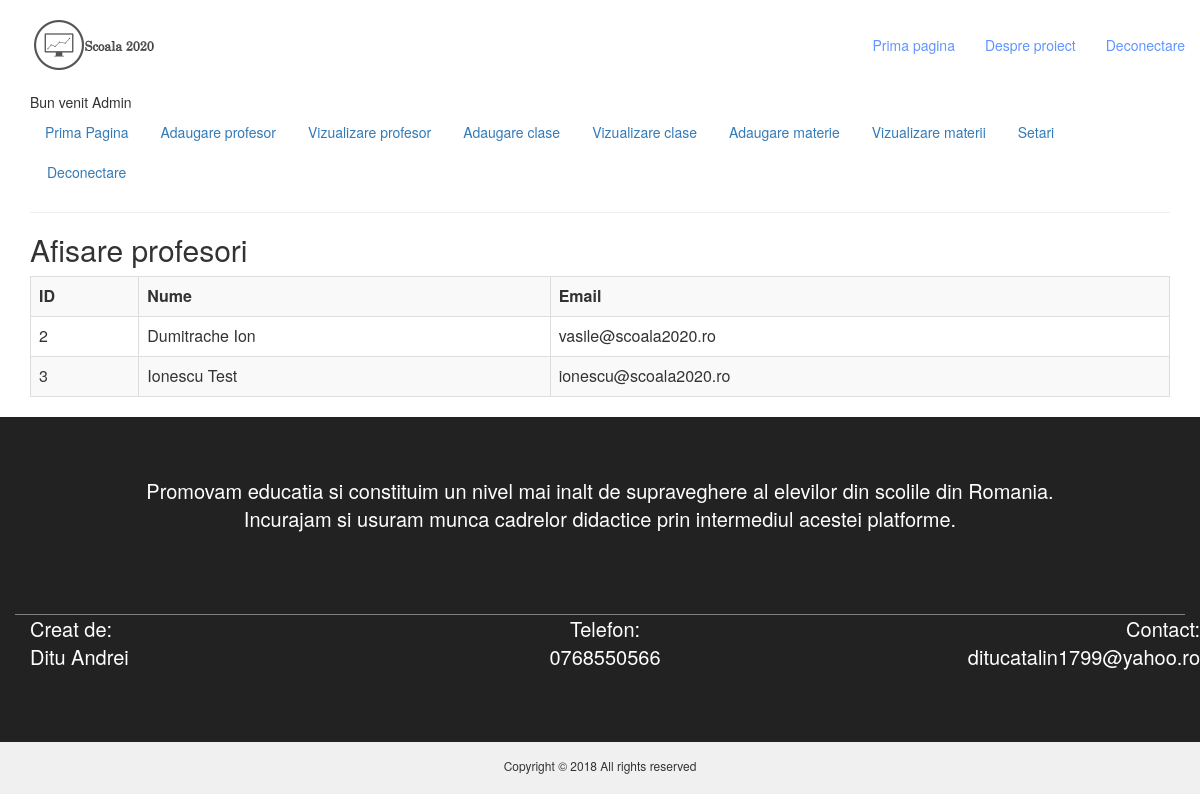
/admin_profesori_vizualizare.php (signed in), run on the app's committed database.
### tables this page shows
CREATE TABLE `utilizatori` (
  `id_utilizator` int(11) NOT NULL,
  `nume` text NOT NULL,
  `email` text NOT NULL,
  `parola` text NOT NULL,
  `tip_utilizator` int(11) NOT NULL COMMENT '1 - parinte, 2 - profesor, 3 - admin',
  `id_elev` int(11) NOT NULL DEFAULT '0'
);

### configurare.php (called while the page is built, shortened)
<?php
$caleInterna = realpath(dirname(__FILE__)).DIRECTORY_SEPARATOR;
$caleExterna = 'http://localhost/scoala2020/';
require $caleInterna.'inc/engine.class.php';
$engine = new engine($caleInterna, $caleExterna);
?>

### admin_profesori_vizualizare.php (the view, shortened to what this page needs)
<?php
require 'configurare.php';
$engine->VerificareAdmin();
$engine->InitializarePagina('Vizualizare profesori | Platforma Scoala 2020');
$engine->AfisareMeniu();
$engine->InitializareConexiuneDB();
$engine->AfisareMeniuAdministrator();
echo '<h2> Afisare profesori </h2>';
$rezultat = $engine->db->query("select id_utilizator, email, nume, tip_utilizator from utilizatori where tip_utilizator=2 order by id_utilizator ASC");
if($rezultat->rowCount()>=1)
{
    echo '<table class="table table-bordered table-striped table-hover">
            <tr>
                <th> ID </th>
                <th> Nume </th>
                <th> Email </th>
            </tr>';
    while( $row = $rezultat->fetch(PDO::FETCH_ASSOC) )
    {
        echo '<tr>
        <td> '.$row['id_utilizator'].' </td>
        <td> '.$row['nume'].' </td>
        <td> '.$row['email'].' </td>
        </tr>';
    }
    echo '</table>';
}
else
    echo '<div class="alert alert-danger"> Nicio inregistrare in baza de date </div>';
?>

### css/style.css (style rules this page uses)
.navbar-brand { padding: 0; }
.navbar-brand .logo, .navbar-brand .logo-alt { max-width: 100%; max-height: 100%; margin-top: 10px; }
#nav { padding: 10px 0px; background: #FFF; -webkit-transition: 0.2s padding; transition: 0.2s padding; z-index: 999; }
#nav.navbar { border: none; border-radius: 0; margin-bottom: 0px; }
#nav.nav-transparent { background: transparent; }
@media only screen and (min-width: 768px) { .main-nav li { padding: 10px 15px; } }
@media only screen and (min-width: 768px) { .main-nav li a { font-size: 14px; -webkit-transition: 0.2s color; transition: 0.2s color; } }
@media only screen and (min-width: 768px) { .main-nav>li>a { color: #10161A; padding: 15px 0px; } }
@media only screen and (min-width: 768px) { #nav.nav-transparent:not(.fixed-nav) .main-nav>li>a { color: #6195FF; } }
@media only screen and (min-width: 768px) { .main-nav>li>a:after { content: ""; display: block; background-color: #6195FF; height: 2px; width: 0%; -webkit-transition: 0.2s width; transition: 0.2s width; } }
footer { background-color:#222222; padding: 60px 0px; }
.footer-top { padding-bottom:50px; }
.copyright { background-color:#f0f0f0; }
.copyright p { font-size:12px; padding:15px 0 10px 0; }
.paragrafu1 { text-align: center; color: white; font-size: 20px; }
.paragrafu2 { text-align: left; color: white; font-size: 20px; }
.paragrafu3 { text-align: right; color: white; font-size: 20px; }

### data on the page
utilizatori: id_utilizator "2", nume "Dumitrache Ion", email "vasile@scoala2020.ro"
utilizatori: id_utilizator "3", nume "Ionescu Test", email "ionescu@scoala2020.ro"

### other printed values
$_SESSION['nume_utilizator'] "Admin"
